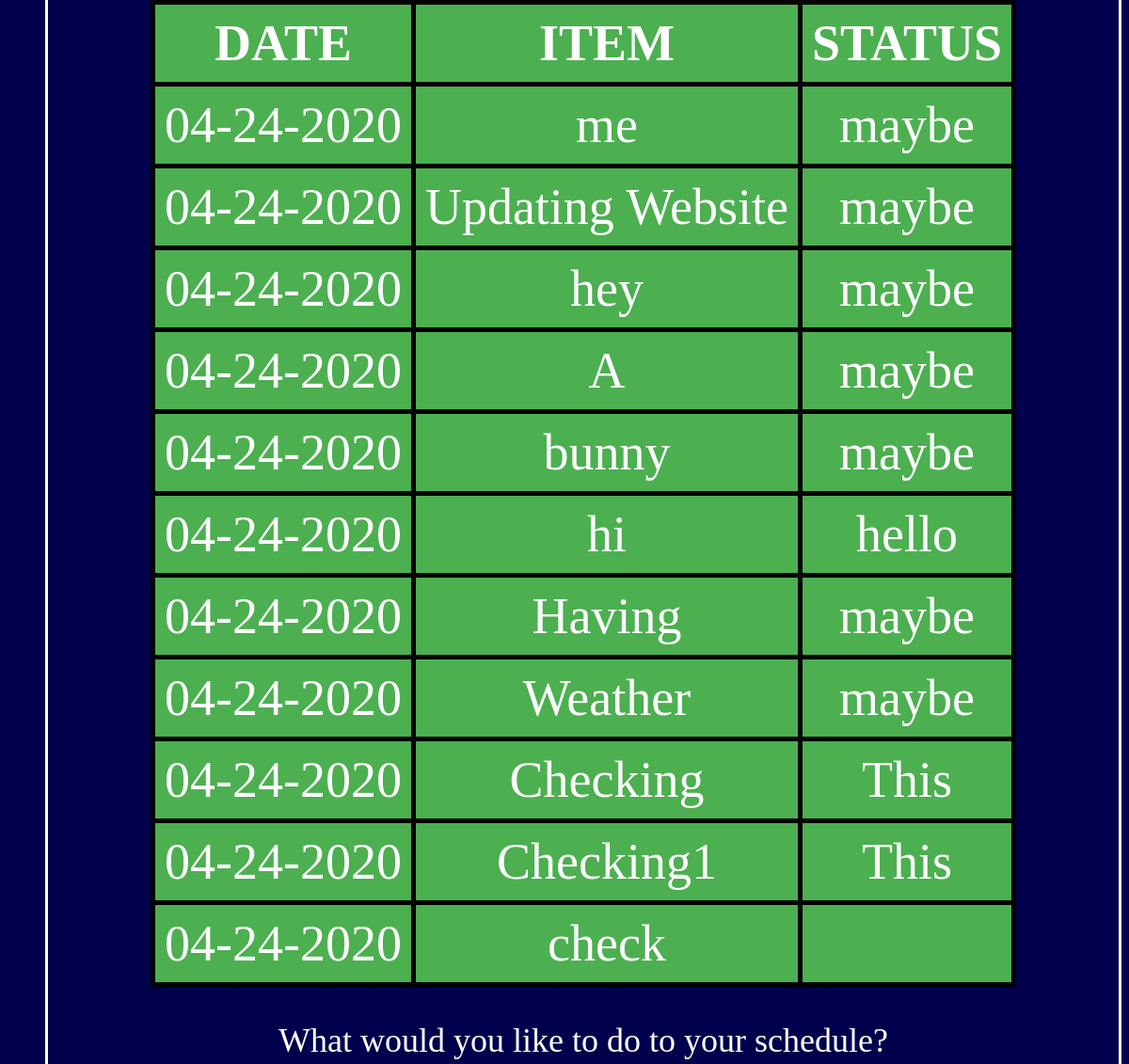
Page /projects (middle part) on the earlier database version.
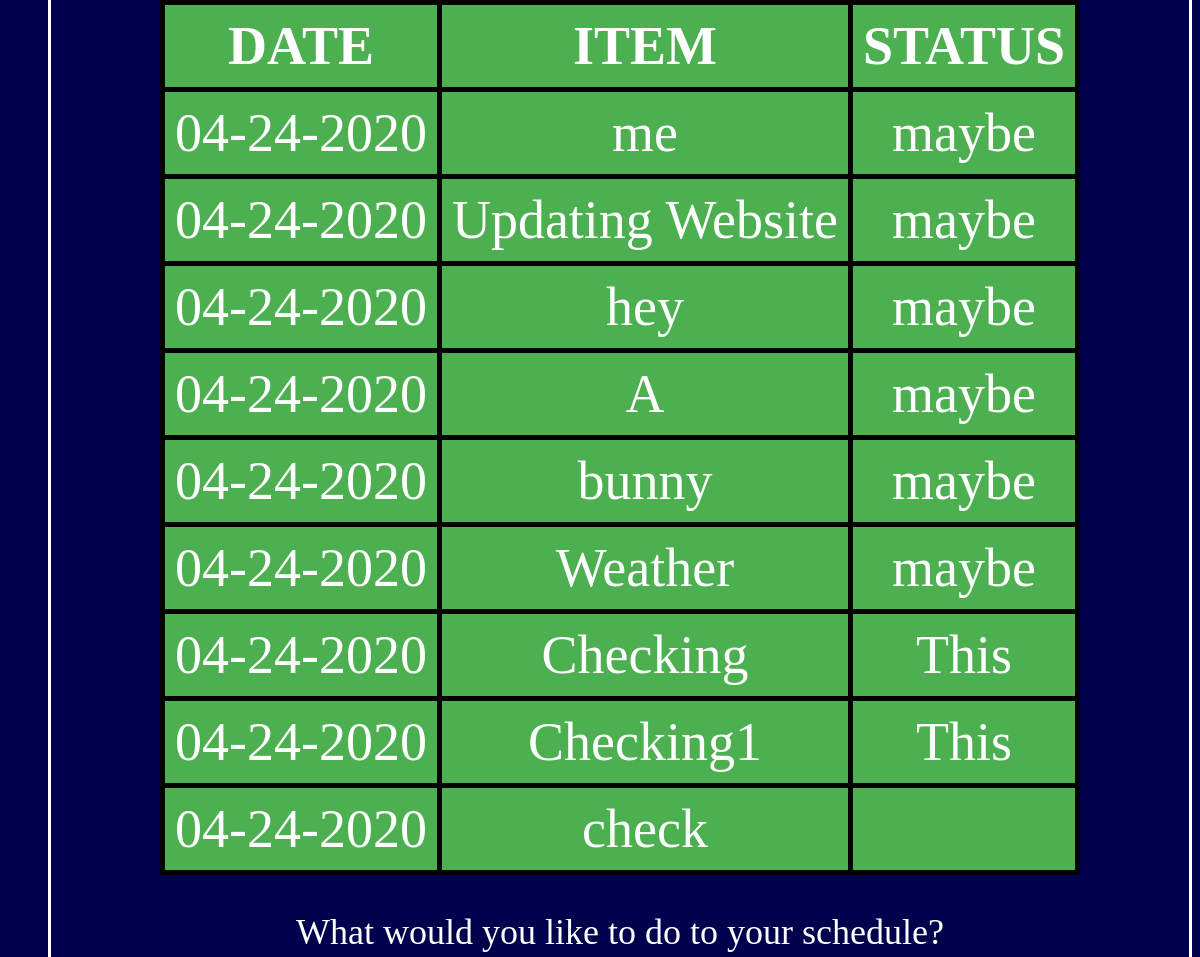
Same page on the later database version.
### tables this page shows
CREATE TABLE "items" (
    "item" TEXT NOT NULL,
    "status" TEXT NOT NULL, Date CURRENT_DATE,
    PRIMARY KEY("item")
);

### my_website.py (the view)
@app.route('/projects')
def projects():
    try:
        message = request.args['message']
    except:
        message = None
    all_items = get_all_items()
    return render_template(
        "projects_page.html",err=message,data=all_items["items"]
    )

### db/helper.py (called while the page is built)
def get_all_items():
    try:
        conn = sqlite3.connect(DB_PATH)
        c = conn.cursor()
        c.execute('select * from items')
        rows = c.fetchall()
        return { "count": len(rows), "items": rows }
    except Exception as e:
        print('Error: ', e)
        return None

### my_website.py (called while the page is built)
@app.route('/items/all')
def get_all_items():
    res_data = helper.get_all_items()
    response = Response(json.dumps(res_data), mimetype='application/json')
    return json.loads(json.dumps(res_data))

### templates/projects_page.html (shortened to what this page needs)
<!doctype html>
<html>
  <head>
    <link rel="stylesheet" href="{{ url_for('static', filename='css/project_style.css') }}">
  </head>
  <body>
    <ol>
      <li style="border-style: solid; color: white; padding-bottom: 37px">
        <div id="mySchedule" >
          <div>
            <table class="table">
              <tr>
                <th>DATE</th><th>ITEM</th><th>STATUS</th>
              </tr>
              {% for data in data %}
                <tr>
                  <td>{{data[2]}}</td><td>{{data[0]}}</td><td>{{data[1]}}</td>
                </tr>
              {% endfor %}
            </table>
          </div>
          <p>What would you like to do to your schedule?</p>
          <br><br>
        </div>
      </li>
    </ol>
</body>
</html>

### static/css/project_style.css (style rules this page uses)
:root { --fontsize: 150%; --textcolor: white; }
body { background-color: #00004d; }
li { color: var(--textcolor); font-size: var(--fontsize); }
p { font-size:var(--fontsize); color: var(--textcolor); text-align: center; }
table { margin-left: auto; margin-right: auto; border-collapse: collapse; background-color: #4CAF50; }
th, td, tr { border: 5px solid black; font-size:var(--fontsize); color: var(--textcolor); text-align: center; padding: 10px; }

Differences in the rows shown:
removed items: Date "04-24-2020", item "hi", status "hello"
removed items: Date "04-24-2020", item "Having", status "maybe"
